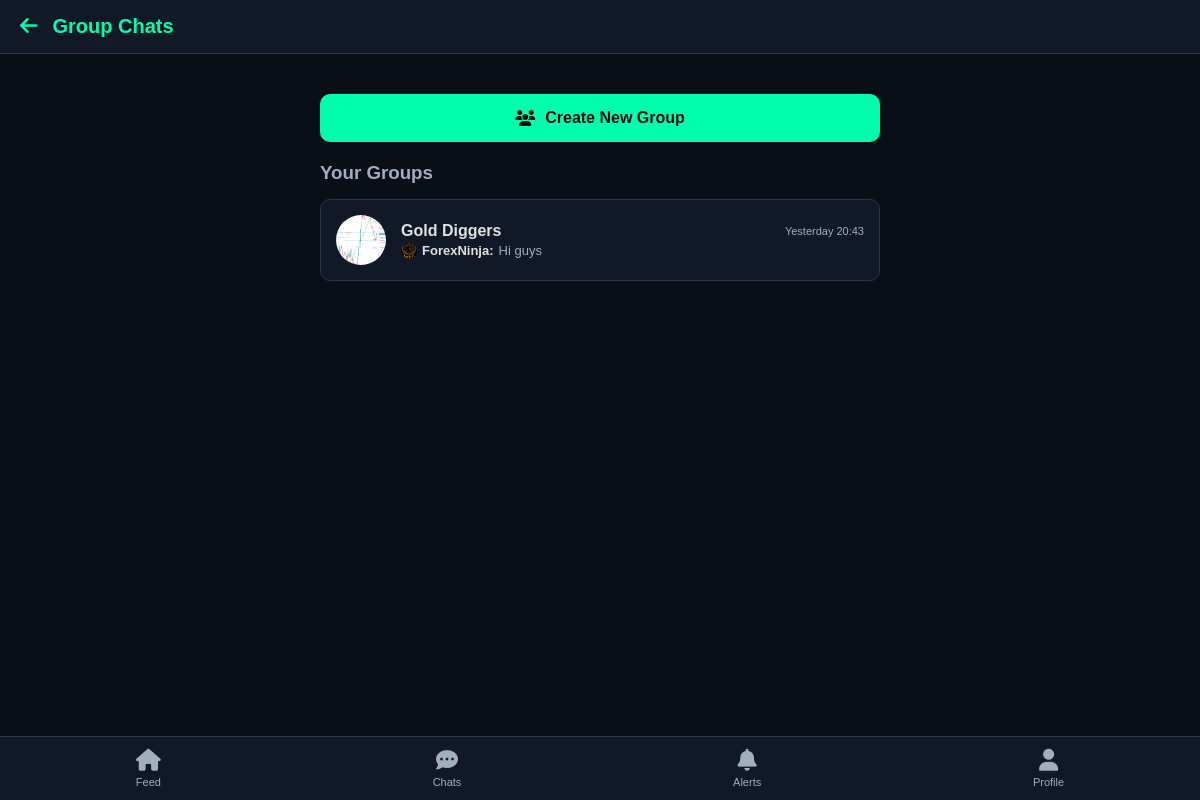
The app's page /groups (signed in) with its own data.
### tables this page shows
CREATE TABLE groups (id INTEGER PRIMARY KEY AUTOINCREMENT, name TEXT NOT NULL, creator_id INTEGER, created_at DATETIME DEFAULT CURRENT_TIMESTAMP, avatar_path TEXT);

CREATE TABLE group_messages (id INTEGER PRIMARY KEY AUTOINCREMENT, group_id INTEGER, sender_id INTEGER, content TEXT, timestamp DATETIME DEFAULT CURRENT_TIMESTAMP, image_paths TEXT, reply_to_id INTEGER, is_edited INTEGER DEFAULT 0);

CREATE TABLE users (
            id INTEGER PRIMARY KEY AUTOINCREMENT,
            username TEXT UNIQUE NOT NULL,
            password TEXT NOT NULL,
            bio TEXT DEFAULT 'Forex & Crypto Trader'
        , avatar_path TEXT, name TEXT, email TEXT, last_seen DATETIME);

### app.py (the view)
@app.route('/groups')
def groups():
    if 'user_id' not in session: return redirect(url_for('login'))
    conn = get_db_connection()
    me = conn.execute('SELECT id FROM users WHERE username = ?', (session['user_id'],)).fetchone()
    my_groups = conn.execute('''
        SELECT groups.*, group_members.last_read_message_id FROM groups
        JOIN group_members ON groups.id = group_members.group_id
        WHERE group_members.user_id = ?
    ''', (me['id'],)).fetchall()
    groups_data = []
    for g in my_groups:
        last_msg = conn.execute('''
            SELECT group_messages.*, users.username, users.avatar_path
            FROM group_messages JOIN users ON group_messages.sender_id = users.id
            WHERE group_id = ? ORDER BY timestamp DESC LIMIT 1
        ''', (g['id'],)).fetchone()
        unread = conn.execute('SELECT COUNT(*) FROM group_messages WHERE group_id = ? AND id > ?', (g['id'], g['last_read_message_id'])).fetchone()[0]
        groups_data.append({'group': g, 'last_msg': last_msg, 'unread': unread})
    conn.close()
    return render_template('groups.html', groups=groups_data)

### app.py (called while the page is built)
def get_db_connection():
    conn = sqlite3.connect('traderszone.db', timeout=20)
    conn.row_factory = sqlite3.Row
    return conn

@app.before_request
def update_last_seen():
    if 'user_id' in session:
        try:
            conn = get_db_connection()
            now = datetime.utcnow().strftime("%Y-%m-%d %H:%M:%S")
            conn.execute('UPDATE users SET last_seen = ? WHERE username = ?', (now, session['user_id']))
            conn.commit()
            conn.close()
        except sqlite3.OperationalError:
            pass

@app.template_filter('chat_time')
def chat_time_filter(value):
    if not value: return ""
    try:
        utc_dt = datetime.strptime(str(value), "%Y-%m-%d %H:%M:%S")
        local_dt = utc_dt + timedelta(hours=3)
        now_local = datetime.utcnow() + timedelta(hours=3)
        if local_dt.date() == now_local.date():
            return local_dt.strftime("Today %H:%M")
        elif local_dt.date() == (now_local - timedelta(days=1)).date():
            return local_dt.strftime("Yesterday %H:%M")
        else:
            return local_dt.strftime("%b %d %H:%M")
    except:
        return value

### templates/groups.html (shortened to what this page needs)
{% extends "base.html" %}
{% block nav_left %}
    <a href="/chats" style="color: #00ffaa; text-decoration: none; margin-right: 15px; font-size: 20px;"><i class="fa-solid fa-arrow-left"></i></a>
    <span style="font-size: 20px; font-weight: bold; color: #00ffaa;">Group Chats</span>
{% endblock %}
{% block content %}
<div class="container" style="margin-top: 20px;">
    <a href="/create_group" style="display: flex; justify-content: center; align-items: center; gap: 10px; background: #00ffaa; color: #0a0e17; padding: 15px; border-radius: 10px; text-decoration: none; font-weight: bold; font-size: 16px; margin-bottom: 20px;">
        <i class="fa-solid fa-users"></i> Create New Group
    </a>
    <h3 style="color: #a0aec0; margin-bottom: 15px;">Your Groups</h3>
    {% for item in groups %}
        <a href="/group_chat/{{ item.group.id }}" style="display: flex; align-items: center; padding: 15px; text-decoration: none; color: inherit; background: #111827; border-radius: 10px; margin-bottom: 10px; border: 1px solid #2d3748;">
            {% if item.group.avatar_path %}
                <img src="/{{ item.group.avatar_path }}" style="width: 50px; height: 50px; border-radius: 50%; object-fit: cover; margin-right: 15px; flex-shrink: 0;">
            {% else %}
                <div style="width: 50px; height: 50px; border-radius: 50%; background: #2d3748; color: #00ffaa; display: flex; justify-content: center; align-items: center; font-size: 24px; margin-right: 15px; flex-shrink: 0;">
                    <i class="fa-solid fa-users"></i>
                </div>
            {% endif %}
            <div style="flex-grow: 1; overflow: hidden; display: flex; flex-direction: column;">
                <div style="display: flex; justify-content: space-between; align-items: center; width: 100%; margin-bottom: 3px;">
                    <div style="font-weight: bold; font-size: 16px; white-space: nowrap; overflow: hidden; text-overflow: ellipsis;">{{ item.group.name }}</div>
                    {% if item.last_msg %}
                        <div style="color: #a0aec0; font-size: 11px; flex-shrink: 0; margin-left: 10px;">{{ item.last_msg.timestamp | chat_time }}</div>
                    {% endif %}
                </div>
                <div style="color: #a0aec0; font-size: 13px; white-space: nowrap; overflow: hidden; text-overflow: ellipsis; display: flex; align-items: center; gap: 5px; width: 100%;">
                    {% if item.last_msg %}
                        {% if item.last_msg.avatar_path %}
                            <img src="/{{ item.last_msg.avatar_path }}" style="width: 16px; height: 16px; border-radius: 50%; object-fit: cover; flex-shrink: 0;">
                        {% endif %}
                        <span style="font-weight: bold; color: #e1e1e1; flex-shrink: 0;">{{ item.last_msg.username }}:</span>
                        <span style="overflow: hidden; text-overflow: ellipsis; white-space: nowrap;">
                            {% if item.last_msg.image_paths %}<i class="fa-solid fa-camera"></i> Photo{% else %}{{ item.last_msg.content }}{% endif %}
                        </span>
                    {% else %}
                        Start a conversation...
                    {% endif %}
                </div>
            </div>
        </a>
    {% else %}
        <p style="color: #a0aec0; text-align: center; margin-top: 30px;">You haven't joined any groups yet.</p>
    {% endfor %}
</div>
{% endblock %}

### templates/base.html (style rules this page uses)
* { box-sizing: border-box; margin: 0; padding: 0; }
body { background-color: #0a0e17; color: #e1e1e1; font-family: Arial, sans-serif; padding-bottom: 80px; }
.container { max-width: 600px; margin: 0 auto; padding: 20px; }

### records on screen
groups: group.avatar_path (picture), group.name "Gold Diggers"
group_messages: last_msg.timestamp|chat_time "Yesterday 20:43", last_msg.content "Hi guys"
users: last_msg.avatar_path (picture), last_msg.username "ForexNinja"
